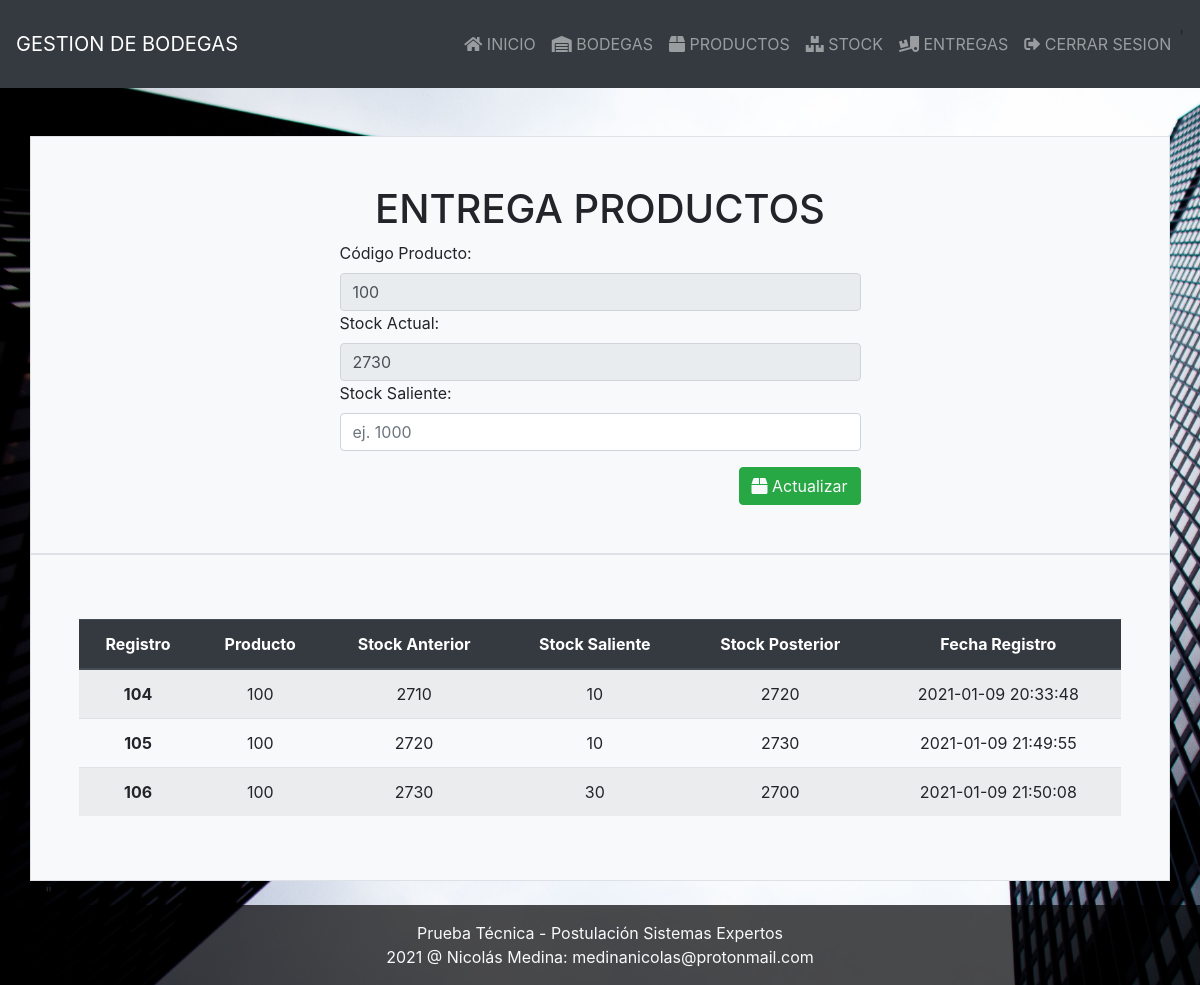
Page /admin/entregas/index.php?id=100 (signed in) on the committed database.
### tables this page shows
CREATE TABLE IF NOT EXISTS producto(
	id_producto INT(5) UNSIGNED NOT NULL AUTO_INCREMENT,
	nombre_producto VARCHAR(60) NOT NULL,
	precio_producto INT(9) UNSIGNED NOT NULL,
	descripcion_producto VARCHAR(200) NOT NULL,
	stock_producto INT(9) UNSIGNED NOT NULL,
	id_marca INT(5) UNSIGNED NOT NULL,
	id_categoria INT(5) UNSIGNED NOT NULL,
	id_bodega INT(5) UNSIGNED NOT NULL,
	PRIMARY KEY(id_producto),
	FOREIGN KEY(id_marca) REFERENCES marca(id_marca),
	FOREIGN KEY(id_categoria) REFERENCES categoria(id_categoria),
	FOREIGN KEY(id_bodega) REFERENCES bodega(id_bodega) ON DELETE CASCADE
)CHARSET=utf8, AUTO_INCREMENT = 100;

CREATE TABLE IF NOT EXISTS registro_entrega(
	id_registro INT(5) UNSIGNED NOT NULL AUTO_INCREMENT,
	id_producto INT(5) UNSIGNED NOT NULL,
	stock_antes INT(9) UNSIGNED NOT NULL,
	stock_saliente INT(9) UNSIGNED NOT NULL,
	stock_despues INT(9) UNSIGNED NOT NULL,
	fecha_registro TIMESTAMP NOT NULL DEFAULT CURRENT_TIMESTAMP,
	PRIMARY KEY(id_registro),
	FOREIGN KEY(id_producto) REFERENCES producto(id_producto)
)CHARSET=utf8, AUTO_INCREMENT = 100;

### admin/entregas/index.php (the view, shortened to what this page needs)
<?php
    require_once '../../config/conexion.php';
?>
<!DOCTYPE html>
<html lang="en">
<head>
    <?php include_once '../../base/header.inc'; ?>
</head>
<body>
    <?php include_once '../../base/nav.inc'; ?>
    <div class="container pt-5">
    <div class="row justify-content-center p-5 border bg-light">
        <div class="col-6 p-0">
            <h1 class="text-center">ENTREGA PRODUCTOS</h1>
            <?php
                if(isset($_GET['id'])){
                    $id = $_GET['id'];
                    $sql = "SELECT id_producto, stock_producto FROM producto WHERE id_producto = '$id'";
                    if($resultado = $conexion->query($sql)){
                        if($resultado->num_rows>0){
                                $producto = $resultado->fetch_assoc();
                            $stock = $producto['stock_producto'];
                            echo '<form action="." method="POST" enctype="application/x-www-form-urlencoded">';
                            echo '<label for="id_producto">Código Producto:</label>';
                            echo '<input type="text" class="form-control" value="'.$id.'" name="id_producto" readonly>';
                            echo '<label>Stock Actual:</label>';
                            echo '<input readonly type="text" class="form-control" value="'.$stock.'">';
                            echo '<label for="stock_producto">Stock Saliente:</label>';
                            echo '<input type="text" class="form-control" placeholder="ej. 1000" name="stock_producto">';
                            echo '<button type="submit" class="text-light btn btn-success mt-3 float-right"><i class="fas fa-box"></i> Actualizar</button>';
                            echo '</form>';
                        }else{
                            die(header('Location:http://localhost/admin/entregas/?message=not-found'));
                        }
                    }else{
                        die(header('Location:http://localhost/admin/entregas/?message=error-db'));
                    }
                }else{
                    echo '<h4 class="text-center text-muted">No se ha seleccionado ningun producto</h4>';
                }
            ?>
        </div>
    </div>
    <?php
    $sql = "SELECT * FROM registro_entrega";
    if($resultado = $conexion->query($sql)){
        if($resultado->num_rows>0){
            echo '<div class="row justify-content-center p-5 border bg-light">';
            echo '<div class="col-12 p-0 mt-3">';
            echo '<table class="table table-striped table-hover">
                <thead class="thead-dark">
                <tr">
                    <th class="text-center" scope="col">Registro</th>
                    <th class="text-center" scope="col">Producto</th>
                    <th class="text-center" scope="col">Stock Anterior</th>
                    <th class="text-center" scope="col">Stock Saliente</th>
                    <th class="text-center" scope="col">Stock Posterior</th>
                    <th class="text-center" scope="col">Fecha Registro</th>
                </tr>
                </thead>
                ';
            echo "<tbody>";
            while($registro = $resultado->fetch_assoc()){
                echo "<tr>
                    <th class='text-center' scope='row'>" . $registro['id_registro'] . "</th>
                    <td class='text-center'>" . $registro['id_producto'] . "</td>
                    <td class='text-center'>" . $registro['stock_antes'] . "</td>
                    <td class='text-center'>" . $registro['stock_saliente'] . "</td>
                    <td class='text-center'>" . $registro['stock_despues'] . "</td>
                    <td class='text-center'>" . $registro['fecha_registro'] . "</td>
                    </tr>
                    ";
            }
            echo "</tbody>
                </table>
                ";
            echo '</div>';
            echo '</div>"';
        }
    }
    ?>
    </div>
    <?php include_once '../../base/footer.inc'; ?>
</body>
</html>

### base/header.inc (shortened to what this page needs)
<link rel='stylesheet' href='http://localhost/css/bootstrap.min.css'>
<link rel='stylesheet' href='http://localhost/css/style.css'>
<link rel='stylesheet' href='http://localhost/css/fontawesome/css/all.css'>

### base/nav.inc (shortened to what this page needs)
<nav class="navbar navbar-dark bg-dark navbar-expand-lg py-4 ">
    <a class="navbar-brand" href="http://localhost">GESTION DE BODEGAS</a>
    <div class="collapse navbar-collapse justify-content-end" id="navbarNav">
        <ul class="navbar-nav">
            <li class="nav-item">
                <a class="nav-link" href="http://localhost/admin/"><i class="fas fa-home"></i> INICIO</a>
            </li>
            <li class="nav-item">
                <a class="nav-link" href="http://localhost/admin/bodega/"><i class="fas fa-warehouse"></i> BODEGAS</a>
            </li>
            <li class="nav-item">
                <a class="nav-link" href="http://localhost/admin/productos"><i class="fas fa-box"></i> PRODUCTOS</a>
            </li>
                        <li class="nav-item">
                <a class="nav-link" href="http://localhost/admin/stock/"><i class="fas fa-boxes"></i> STOCK</a>
            </li>
            <li class="nav-item">
                <a class="nav-link" href="http://localhost/admin/entregas/"><i class="fas fa-truck-loading"></i> ENTREGAS</a>
            </li>
            <li class="nav">
                <a class="nav-link" href="http://localhost/login/logout.php"><i class="fas fa-sign-out-alt"></i> CERRAR SESION</a>
            </li>'
        </ul>
    </div>
</nav>

### base/footer.inc
<footer class="footer mt-auto">
  <div class="text-center p-3 text-light" style="background-color: rgba(0, 0, 0, 0.7)">
    <p class="m-0">Prueba Técnica - Postulación Sistemas Expertos</p>
    <p class="m-0">2021 @ Nicolás Medina:
    <a class="text-light" href="mailto:medinanicolas@protonmail.com">medinanicolas@protonmail.com</a></p>
  </div>
</footer>

### css/style.css (style rules this page uses)
body { display: flex; min-height: 100vh; flex-direction: column; background-image: url('../base/images/arch1.jpg'); background-size: cover;; }
.footer { width: 100%; }

### rows in the picture
producto: stock_producto "2730"
registro_entrega: id_registro "104", id_producto "100", stock_antes "2710", stock_saliente "10", stock_despues "2720", fecha_registro "2021-01-09 20:33:48"
registro_entrega: id_registro "105", id_producto "100", stock_antes "2720", stock_saliente "10", stock_despues "2730", fecha_registro "2021-01-09 21:49:55"
registro_entrega: id_registro "106", id_producto "100", stock_antes "2730", stock_saliente "30", stock_despues "2700", fecha_registro "2021-01-09 21:50:08"
